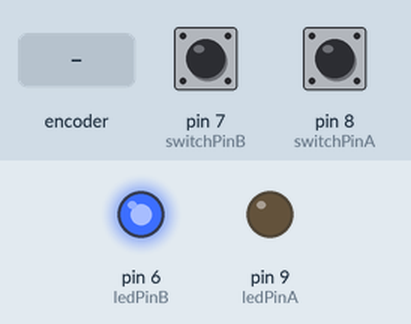
A sketch run on a simulated Arduino Uno, built with avr-gcc and run on an emulated ATmega328P. On the bench: output pins drawn as LEDs (lit = HIGH). Dashed ring = blinking. The inputs (shaded band) are chosen by the test bench; at power-on: pin 7 (switchPinB) LOW, pin 8 (switchPinA) LOW.

Above: at 1.2 s.
1.3 s: rotary encoder on pin 8 (switchPinA) / pin 7 (switchPinB) turned 3 steps (first pin leading)
At 1.43 s:
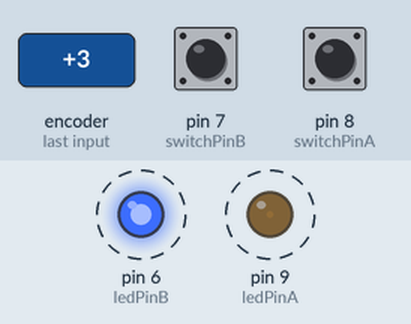
Timing chart, 0 to 4.3 s (numbered marks = the images above; inputs shaded):
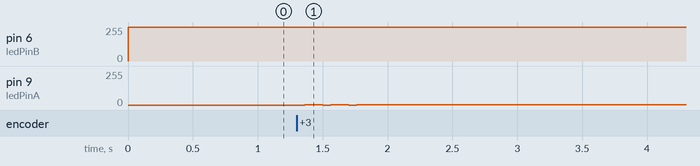

Measured:
- after the input at 1.3 s, pin 6 (ledPinB): alternates 255/255 for 0.06 s and 254/255 for 0.14 s, 5 changes in all, then stays 254/255, starting after 0.06 s; pin 9 (ledPinA): alternates 1/255 for 0.14 s and 0/255 for 0.06 s, 5 changes in all, then stays 1/255, starting after 0.06 s

The sketch:

Interfacing_KY-027_Light_cup_with_arduino.ino
```cpp
int ledPinA = 9;
int switchPinA = 8;
int switchStateA = 0;
int ledPinB = 6;
int switchPinB = 7;
int switchStateB = 0;
int brightness   = 0;
void setup()
{
  pinMode(ledPinA, OUTPUT);
  pinMode(ledPinB, OUTPUT);
  pinMode(switchPinA, INPUT);
  pinMode(switchPinB, INPUT);
}
void loop()
{
  switchStateA = digitalRead(switchPinA);
  if (switchStateA == HIGH && brightness != 255)
  {
   brightness ++;
  }
  switchStateB = digitalRead(switchPinB);
  if (switchStateB == HIGH && brightness != 0)
  {
   brightness --;
  }
  analogWrite(ledPinA, brightness);  //  A slow fade out
  analogWrite(ledPinB, 255 - brightness);  // B slow bright up
  delay(20);
}
```
